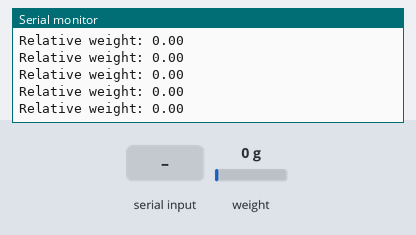
The sketch below on a simulated ESP8266 (NodeMCU). On the bench: the last lines printed to the serial monitor. Inputs (shaded band) come from the test bench; at power-on: weight on the scale 0 g.

Above: at 8.6 s.
8.7 s: "t" received over Serial
10.2 s: weight on the scale set to 100 g
At 10.23 s:
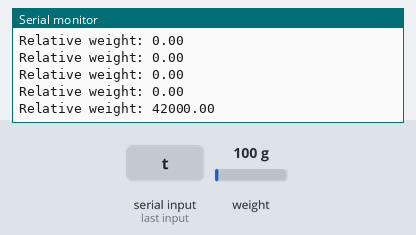
11.7 s: weight on the scale set to 1250 g
At 11.75 s:
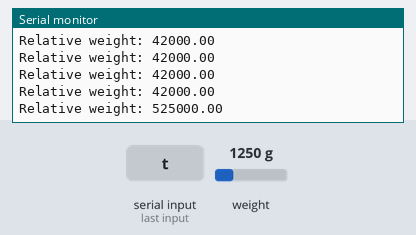
Timing chart, 0 to 14.7 s (numbered marks = the images above; inputs shaded):
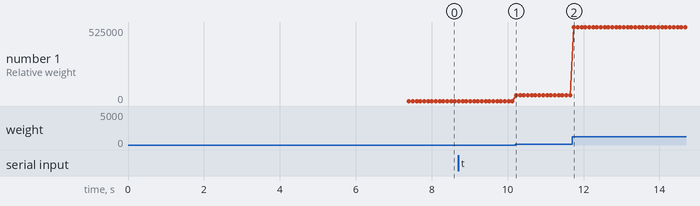

The sketch:

load_sensor.ino
```cpp
#include <HX711_ADC.h>
#if defined(ESP8266)|| defined(ESP32) || defined(AVR)
#include <EEPROM.h>
#endif

// Pins:
const int HX711_dout = 4; // MCU > HX711 dout pin
const int HX711_sck = 5;  // MCU > HX711 sck pin

// HX711 constructor:
HX711_ADC LoadCell(HX711_dout, HX711_sck);
const int serialPrintInterval = 0; // Serial print interval in milliseconds

unsigned long t = 0;
float tareValue = 0.0; // Variable to store the tare value

void setup() {
  Serial.begin(115200);
  Serial.println();
  Serial.println("Starting...");

  LoadCell.begin();
  unsigned long stabilizingtime = 2000;
  boolean _tare = true;
  LoadCell.start(stabilizingtime, _tare);

  // Additional delay before setting tare value
  delay(5000); // Adjust the delay time as needed

  if (LoadCell.getTareTimeoutFlag() || LoadCell.getSignalTimeoutFlag()) {
    Serial.println("Timeout, check MCU > HX711 wiring and pin designations");
    while (1);
  } else {
    // Set tare value after additional delay
    tareValue = LoadCell.getData();
    Serial.println(tareValue);
    Serial.println("Tare value set. Startup is complete");
  }
}

void loop() {
  static boolean newDataReady = false;


  // Check for new data/start next conversion:
  if (LoadCell.update()) newDataReady = true;

  // Get smoothed value from the dataset:
  if (newDataReady) {
    if (millis() > t + serialPrintInterval) {
      float relativeWeight = LoadCell.getData() - tareValue;
      Serial.print("Relative weight: ");
      Serial.println(relativeWeight);
      newDataReady = false;
    }
  }

  // Receive command from serial terminal
  if (Serial.available() > 0) {
    char inByte = Serial.read();
    if (inByte == 't') {
      // Set tare value manually if needed
      tareValue = LoadCell.getData();
      Serial.println("Tare value set manually");
    }
  }
}
```

Measured:
- after the input at 10.2 s, the serial monitor: prints a new line at once (image 1)
- after the input at 11.7 s, the serial monitor: prints a new line after 0.05 s (image 2)
- plotted number 1: 0 → 42000 after the input at 10.2 s, 42000 → 525000 after the input at 11.7 s
